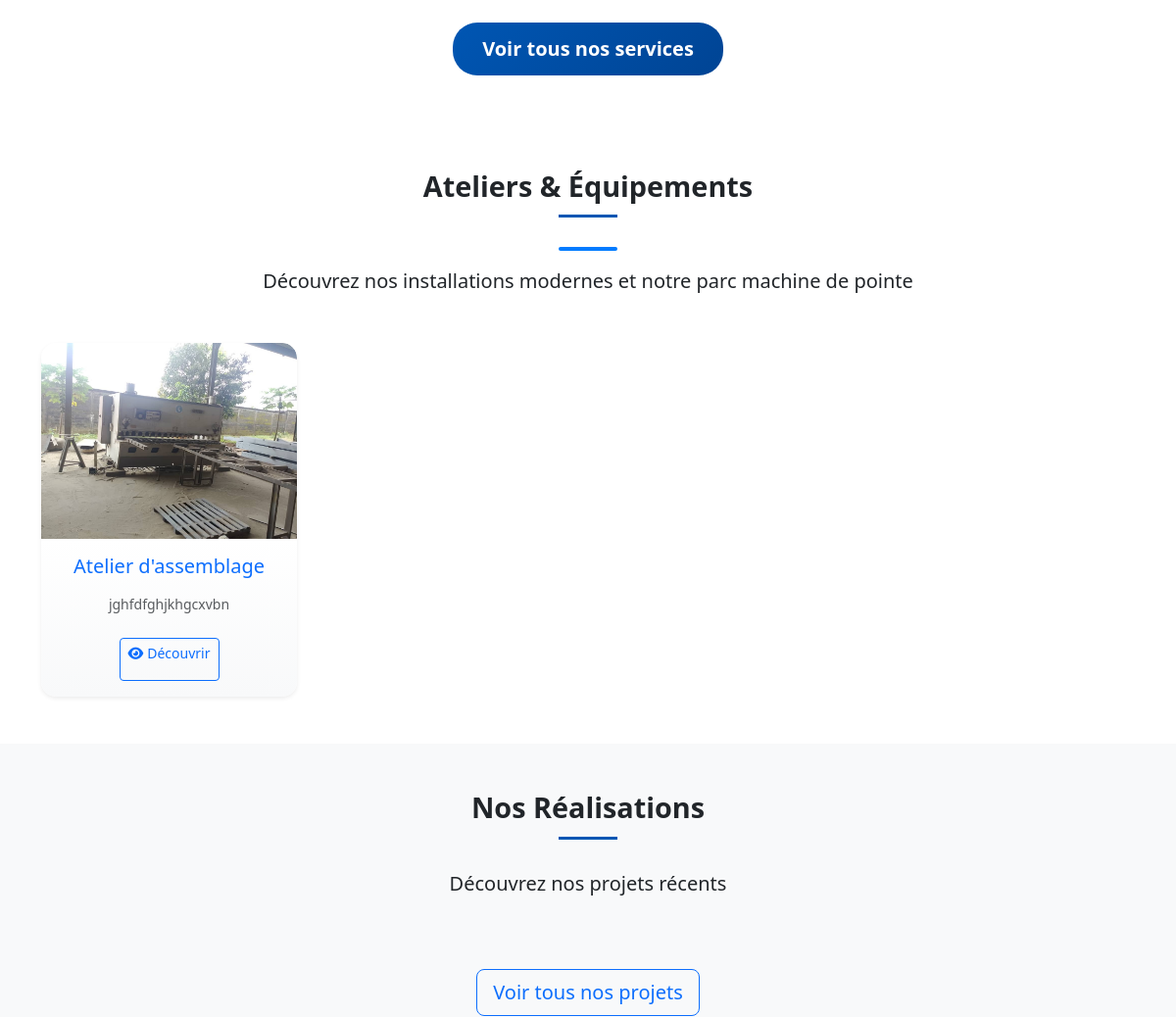
/ (middle part), run on an earlier commit of the app's database.
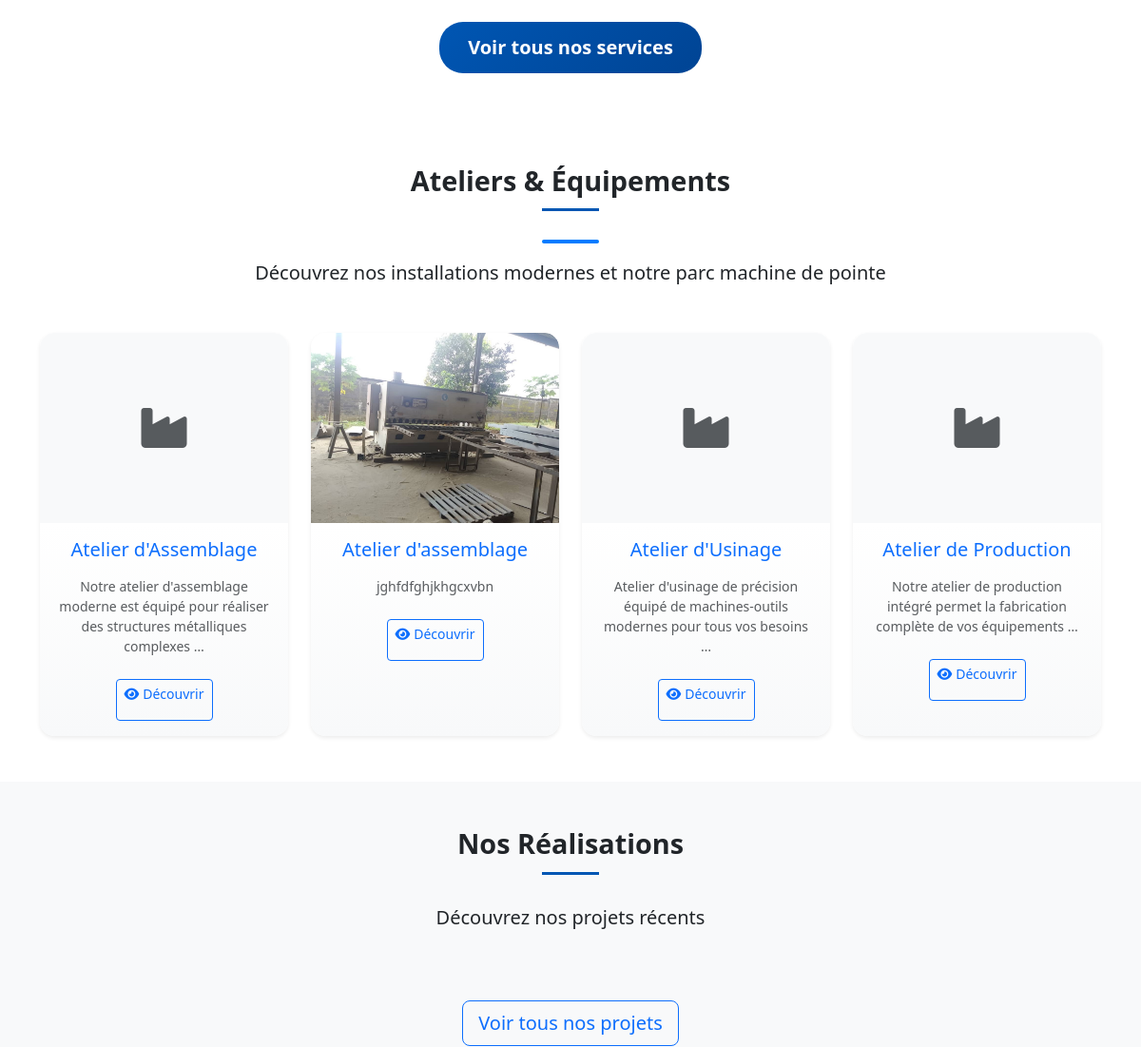
And on a later commit of the database.
### sicmi_app/models.py (models this page shows, shortened)
class Atelier(models.Model):
    name = models.CharField(max_length=200, verbose_name="Nom de l'atelier")
    description = models.TextField(verbose_name="Description")
    order = models.IntegerField(default=0, verbose_name="Ordre d'affichage")
    created_at = models.DateTimeField(auto_now_add=True)
    class Meta:
        ordering = ['order', 'name']
        verbose_name = "Atelier"
        verbose_name_plural = "Ateliers & Équipements"

class AtelierImage(models.Model):
    atelier = models.ForeignKey(Atelier, related_name='images', on_delete=models.CASCADE, verbose_name="Atelier")
    image = models.ImageField(upload_to='ateliers/', max_length=500, verbose_name="Image")
    caption = models.CharField(max_length=200, blank=True, verbose_name="Légende")
    order = models.IntegerField(default=0, verbose_name="Ordre")
    class Meta:
        ordering = ['order']
        verbose_name = "Image d'atelier"
        verbose_name_plural = "Images d'ateliers"

### sicmi_app/views.py (the view)
# urls.py: path('', views.home, name='home'),
def home(request):
    services = Service.objects.select_related('category').all()[:6]
    recent_projects = Project.objects.prefetch_related('images').all()[:3]
    ateliers = Atelier.objects.prefetch_related('images').all()[:4]
    hero_images = ProjectImage.objects.filter(is_primary=True).select_related('project')[:5]
    context = {
        'services': services,
        'recent_projects': recent_projects,
        'hero_images': hero_images,
        'ateliers': ateliers,
    }
    return render(request, 'index.html', context)

### templates/index.html (shortened to what this page needs)
{% extends 'base.html' %}
{% load static %}
{% block content %}
<section class="py-5">
    <div class="container">
        <div class="text-center mt-5">
            <a href="{% url 'services' %}" class="btn btn-primary btn-lg">Voir tous nos services</a>
        </div>
    </div>
</section>
<section id="ateliers" class="py-5 bg-white">
    <div class="container">
        <div class="text-center mb-5">
            <h2 class="section-title">Ateliers &amp; Équipements</h2>
            <div class="underline mx-auto mb-3"></div>
            <p class="lead">Découvrez nos installations modernes et notre parc machine de pointe</p>
        </div>
        <div class="row g-4">
            {% for atelier in ateliers %}
            <div class="col-lg-3 col-md-6">
                <div class="card h-100 border-0 shadow-sm atelier-preview-card">
                    {% if atelier.images.first %}
                    <img src="{{ atelier.images.first.image.url }}" class="card-img-top" alt="{{ atelier.name }}" style="height: 200px; object-fit: cover;">
                    {% else %}
                    <div class="card-img-top bg-light d-flex align-items-center justify-content-center" style="height: 200px;">
                        <i class="fas fa-industry fa-3x text-muted"></i>
                    </div>
                    {% endif %}
                    <div class="card-body text-center">
                        <h5 class="card-title text-primary mb-3">{{ atelier.name }}</h5>
                        <p class="card-text small text-muted">{{ atelier.description|truncatewords:12 }}</p>
                        <a href="{% url 'atelier_detail' atelier.id %}" class="btn btn-outline-primary btn-sm mt-2">
                            <i class="fas fa-eye me-1"></i>Découvrir
                        </a>
                    </div>
                </div>
            </div>
            {% endfor %}
        </div>
    </div>
</section>
<section class="py-5 bg-light">
    <div class="container">
        <div class="text-center mb-5">
            <h2 class="section-title">Nos Réalisations</h2>
            <p class="lead">Découvrez nos projets récents</p>
        </div>
        <div class="text-center mt-5">
            <a href="{% url 'projects' %}" class="btn btn-outline-primary btn-lg">Voir tous nos projets</a>
        </div>
    </div>
</section>
{% endblock %}

What changed in the data, as far as the page shows it:
added Atelier: name "Atelier d'Assemblage", description "Notre atelier d'assemblage moderne est équipé pour réaliser des structures métalliques complexes …"
added Atelier: name "Atelier d'Usinage", description "Atelier d'usinage de précision équipé de machines-outils modernes pour tous vos besoins …"
added Atelier: name "Atelier de Production", description "Notre atelier de production intégré permet la fabrication complète de vos équipements …"
